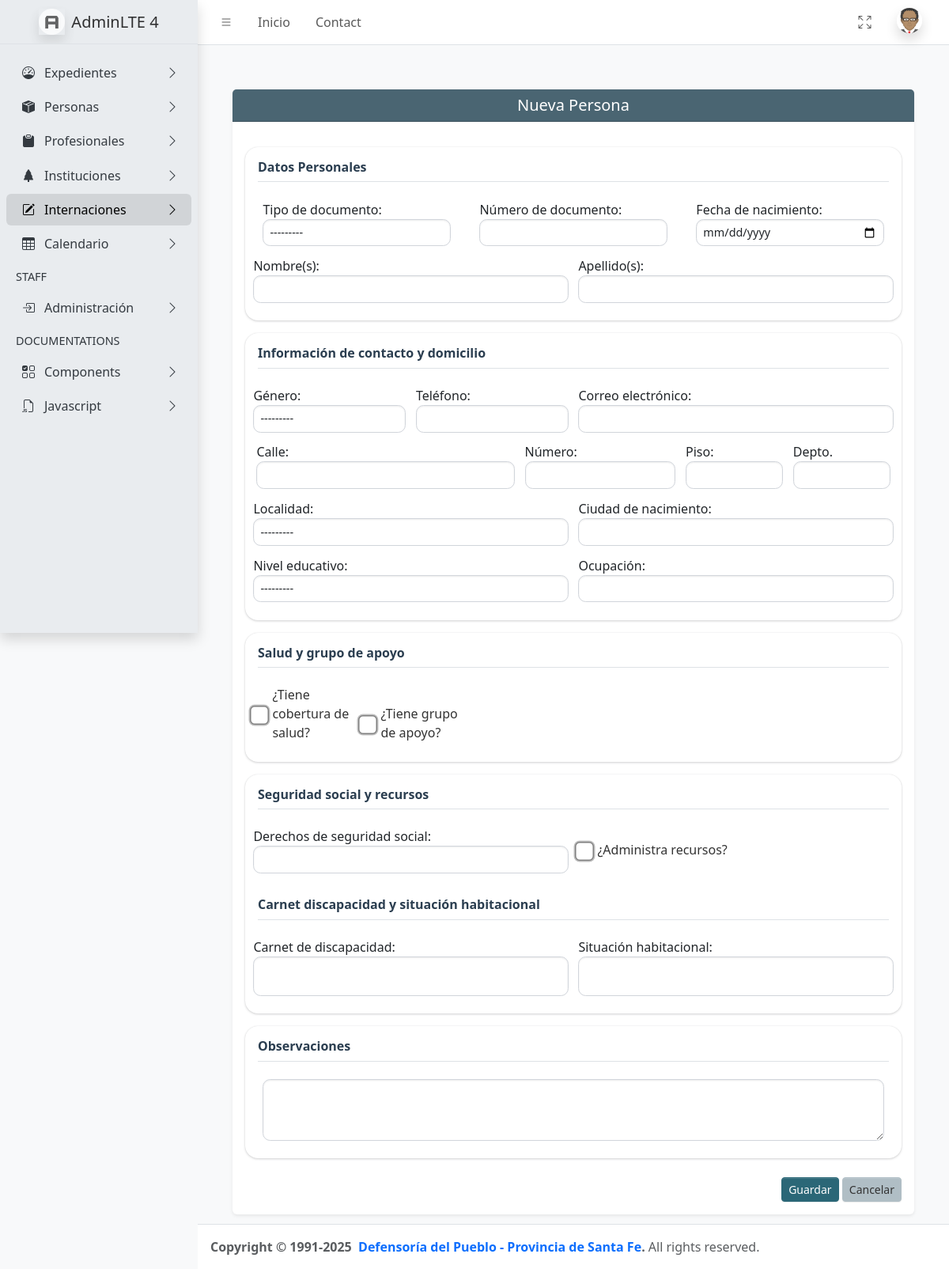
/persona/nueva/ (signed in), run on the app's committed database.
### core/models.py (models this page shows)
class Tipo_Documento(models.Model):
    tipo_documento = models.CharField('Tipo de documento', max_length=50)
    def __str__(self):
        return self.tipo_documento
    class Meta:
        verbose_name ='Tipo de documento'
        verbose_name_plural = 'Tipos de documentos'

class Genero(models.Model):
    genero = models.CharField('Genero', max_length=50, unique=True)
    def __str__(self):
        return self.genero
    class Meta:
        verbose_name='Genero'
        verbose_name_plural='Generos'

class Localidad(models.Model):
    localidad = models.CharField(verbose_name='Localidad', max_length=70, blank=False, null=False)
    codigo_postal = models.CharField('Código de postal', max_length=50, blank=True, null=True)
    provincia = models.ForeignKey(Provincia, on_delete=models.CASCADE, verbose_name='Provincia', blank=True, null=True, related_name='localidades_provincia')
    def __str__(self):
        return self.localidad
    class Meta:
        unique_together = ('localidad', 'provincia')#no se pueden repetir localidades en la misma provincia
        verbose_name = 'Localidad'
        verbose_name_plural = 'Localidades'

class Nivel_Educativo(models.Model):
    nivel_educativo = models.CharField('Nivel Educativo', max_length=50, blank=True, null=True)
    def __str__(self):
        return self.nivel_educativo
    class Meta:
        verbose_name='Nivel Educativo'
        verbose_name_plural='Niveles Educativos'

### persona/views.py (the view)
# urls.py: path('persona/nueva/', PersonaCreateView.as_view(), name='persona_create'),
class PersonaCreateView(LoginRequiredMixin, CreateView):
    model = Persona
    template_name = "persona/persona_crear.html"
    form_class = PersonaForm
    success_url = reverse_lazy('core:index')
    context_object_name = 'personas'
    login_url = 'core:login'

### templates/persona/persona_crear.html (shortened to what this page needs)
{% extends 'core/index.html' %}
{% load widget_tweaks %}
{% load static %}
{% block extra_head %}
  <link rel="stylesheet" href="{% static '/css/forms.css' %}" />
{% endblock extra_head %}
{% block body %}
<div class="container-fluid">
  <div class="container mt-4">
    <div class="card shadow-sm border-0 rounded col-md-12 mx-auto">
      {% if form.instance.pk %}
        <div class="card-header bg-warning text-white py-2 px-3 text-center">
          <h5 class="mb-3">Editar Persona {{ form.instance.nombre }} {{ form.instance.apellido }}</h5>
        </div>
      {% else %}
        <div class="card-header bg-success text-white py-2 px-3 text-center">
          <h5 class="mb-0 w-100">Nueva Persona</h5>
        </div>
      {% endif %}
      <div class="card-body">
        <form method="post" novalidate class="small-form">
          <div class="card mt-3">
            <div class="card-body">
              <h6 class="border-bottom pb-2 mb-3">Datos Personales</h6>
              <div class="row">
                <div class="col-12 col-md-4">
                  <div class="form-group">
                    {{ form.tipo_documento.label_tag }}
                    {{ form.tipo_documento }}
                  </div>
                </div>
                <div class="col-12 col-md-4">
                  <div class="form-group">
                    {{ form.numero_documento.label_tag }}
                    {{ form.numero_documento }}
                  </div>
                </div>
                <div class="col-12 col-md-4">
                  <div class="form-group">
                    {{ form.fecha_nacimiento.label_tag }}
                    {{ form.fecha_nacimiento }}
                  </div>
                </div>
              </div>
              <div class="row">
                <div class="form-group cold-12 col-md-6">
                  {{ form.nombre.label_tag }}
                  {{ form.nombre }}
                </div>
                <div class="form-group col-12 col-md-6">
                  {{ form.apellido.label_tag }}
                  {{ form.apellido }}
                </div>
              </div>
            </div>
          </div>
          <div class="card mt-3">
            <div class="card-body">
              <h6 class="border-bottom pb-2 mb-3">Información de contacto y domicilio</h6>
              <div class="row">
                <div class="form-group col-md-3">
                  {{ form.genero.label_tag }}
                  {{ form.genero }}
                </div>
                <div class="form-group col-md-3">
                  {{ form.telefono.label_tag }}
                  {{ form.telefono }}
                </div>
                <div class="form-group col-md-6">
                  {{ form.email.label_tag }}
                  {{ form.email }}
                </div>
              </div>
              <div class="row g-3">
                <div class="form-group col-md-5">
                  {{ form.direccion_calle.label_tag }}
                  {{ form.direccion_calle }}
                </div>
                <div class="form-group col-md-3">
                  {{ form.direccion_numero.label_tag }}
                  {{ form.direccion_numero }}
                </div>
                <div class="form-group col-md-2">
                  {{ form.direccion_piso.label_tag }}
                  {{ form.direccion_piso }}
                </div>
                <div class="form-group col-md-2">
                  {{ form.direccion_depto.label_tag }}
                  {{ form.direccion_depto }}
                </div>
              </div>
              <div class="row">
                <div class="form-group col-md-6">
                  {{ form.localidad.label_tag }}
                  {{ form.localidad }}
                </div>
                <div class="form-group col-md-6">
                  {{ form.ciudad_nacimiento.label_tag }}
                  {{ form.ciudad_nacimiento }}
                </div>
              </div>
              <div class="row">
                <div class="form-group col-md-6">
                  {{ form.nivel_educativo.label_tag }}
                  {{ form.nivel_educativo }}
                </div>
                <div class="form-group col-md-6">
                  {{ form.ocupacion.label_tag }}
                  {{ form.ocupacion }}
                </div>
              </div>
            </div>
          </div>
          <div class="card mt-3">
            <div class="card-body">
              <h6 class="border-bottom pb-2 mb-3">Salud y grupo de apoyo</h6>
              <div class="row align-items-end">
                <div class="form-group col-md-2 mt-0 mb-0">
                  <div class="form-check d-flex align-items-center">
                    {{ form.posee_cobertura_salud|add_class:"form-check-input" }}
                    <label for="{{ form.posee_cobertura_salud.id_for_label }}" class="form-check-label mt-0 mb-0 ms-2">
                      {{ form.posee_cobertura_salud.label }}
                    </label>
                  </div>
                </div>
                <div class="form-group col-md-2 mt-0 mb-0">
                <div class="form-check d-flex align-items-center">
                    {{ form.posee_grupo_apoyo|add_class:"form-check-input" }}
                    <label for="{{ form.posee_grupo_apoyo.id_for_label }}" class="form-check-label mt-0 mb-0 ms-2">
                    {{ form.posee_grupo_apoyo.label }}
                    </label>
                </div>
                </div>
            </div>
            </div>
        </div>
        <div class="card mt-3">
            <div class="card-body">
                <h6 class="border-bottom pb-2 mb-3">Seguridad social y recursos</h6>
                        <div class="row align-items-center">
                            <div class="form-group col-md-6">
                                {{ form.derecho_seguridad_social.label_tag }}
                                {% render_field form.derecho_seguridad_social class="form-control form-control-sm" %}
                            </div>
                            <div class="form-group col-md-3 mt-0 mb-0">
                            <div class="form-check d-flex align-items-center">
                                {{ form.administra_recursos|add_class:"form-check-input" }}
                            <label for="{{ form.administra_recursos.id_for_label }}" class="form-check-label mt-0 mb-0 ms-2">
                                {{ form.administra_recursos.label }}
                            </label>
                            </div>
                            </div>
                        </div>
            <h6 class="border-bottom pb-2 mt-4 mb-3">Carnet discapacidad y situación habitacional</h6>
            <div class="row">
                <div class="form-group col-md-6">
                {{ form.carnet_discapacidad.label_tag }}
                {% render_field form.carnet_discapacidad class="form-control" %}
                </div>
                <div class="form-group col-md-6">
                {{ form.situacion_habitacional.label_tag }}
                {% render_field form.situacion_habitacional class="form-control" %}
                </div>
            </div>
            </div>
        </div>
        <div class="card mt-3 mb-3">
            <div class="card-body">
              <h6 class="border-bottom pb-2 mb-3">Observaciones</h6>
              <div class="form-group col-md-12">
                {{ form.observaciones }}
              </div>
            </div>
        </div>
        <div class="text-end mt-4">
            <button type="submit" class="btn btn-primary btn-sm">Guardar</button>
            <a href="{% url 'core:index' %}" class="btn btn-secondary btn-sm">Cancelar</a>
        </div>
        </form>
    </div>
    </div>
</div>
</div>
{% endblock body %}

### static/css/expedientes.css (style rules this page uses)
body { font-family: "Segoe UI", sans-serif; background-color: #f5f7fa; }
.card { border-radius: 1rem; border: none; }
.card-header { background-color: #4a6572 !important; color: white; font-size: 1.2rem; font-weight: 600; }
.btn-primary { background-color: #2b6777; border-color: #2b6777; }
.btn-secondary { background-color: #b0bec5; border-color: #b0bec5; color: #333; }
h6 { font-size: 1rem; font-weight: 600; color: #2b3e50; }
:root { --color-primario: #2563eb; --color-primario-oscuro: #1e40af; --color-secundario: #64748b; --color-acento: #22c55e; }
.form-control { border-radius: 0.6rem; padding: 0.75rem 0.75rem; border: 1px solid #d1d5db; transition: border-color 0.2s ease, box-shadow 0.2s ease; }
.form-check-label { color: #333; }
form .form-control-sm { font-size: 0.8rem; padding: 0.3rem 0.5rem; }
form .mb-3 { margin-bottom: 1rem !important; }
form .form-group { font-size: 0.8; padding: 0.4rem 0.4rem; }

### static/css/forms.css (style rules this page uses)
form .form-control-sm { font-size: 0.9rem; padding: 0.35rem 0.5rem; }
form .mb-3 { margin-bottom: 1rem !important; }
form .form-group { font-size: 0.8; padding: 0.4rem 0.4rem; }

### data on the page
Tipo_Documento: tipo_documento "---------"
Genero: genero "---------"
Localidad: localidad "---------"
Nivel_Educativo: nivel_educativo "---------"
